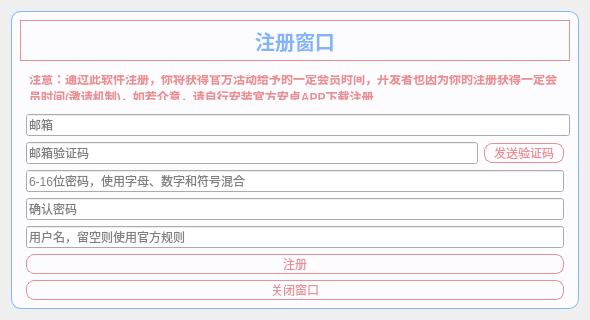
<?xml version="1.0" encoding="UTF-8"?>
<ui version="4.0">
 <class>Register_Form</class>
 <widget class="QWidget" name="Register_Form">
  <property name="geometry">
   <rect>
    <x>0</x>
    <y>0</y>
    <width>590</width>
    <height>309</height>
   </rect>
  </property>
  <property name="windowTitle">
   <string>注册账号</string>
  </property>
  <layout class="QGridLayout" name="gridLayout">
   <item row="0" column="0">
    <widget class="QWidget" name="widget" native="true">
     <property name="styleSheet">
      <string notr="true">#widget {
    background-color:  rgb(252,252,255);
border:1px solid rgb(131,179,249);
    border-radius: 10px;
}</string>
     </property>
     <layout class="QGridLayout" name="gridLayout_2">
      <item row="6" column="1" colspan="2">
       <widget class="QLineEdit" name="name_lineEdit">
        <property name="placeholderText">
         <string>用户名，留空则使用官方规则</string>
        </property>
       </widget>
      </item>
      <item row="7" column="1" colspan="2">
       <widget class="QPushButton" name="register_Button">
        <property name="styleSheet">
         <string notr="true">QPushButton:!hover{
		border:1px solid rgb(234,144,146);
	color: rgb(234,144,146);
	font: 75 9pt &quot;微软雅黑&quot;;
border-radius:8px;
	
}

QPushButton:hover{

	border:1px solid rgb(234,144,146);
	background-color:#faefef;
	color: rgb(234,144,146);
	font: 75 8pt &quot;微软雅黑&quot;;
border-radius:8px;

}</string>
        </property>
        <property name="text">
         <string>注册</string>
        </property>
       </widget>
      </item>
      <item row="4" column="1" colspan="2">
       <widget class="QLineEdit" name="password_lineEdit">
        <property name="placeholderText">
         <string>6-16位密码，使用字母、数字和符号混合</string>
        </property>
       </widget>
      </item>
      <item row="3" column="1">
       <widget class="QLineEdit" name="code_lineEdit">
        <property name="placeholderText">
         <string>邮箱验证码</string>
        </property>
       </widget>
      </item>
      <item row="3" column="2">
       <widget class="QPushButton" name="sendcode_Button">
        <property name="minimumSize">
         <size>
          <width>80</width>
          <height>0</height>
         </size>
        </property>
        <property name="styleSheet">
         <string notr="true">QPushButton:!hover{
		border:1px solid rgb(234,144,146);
	color: rgb(234,144,146);
	font: 75 8pt &quot;微软雅黑&quot;;
border-radius:8px;
	
}

QPushButton:hover{

	border:1px solid rgb(234,144,146);
	background-color:#faefef;
	color: rgb(234,144,146);
	font: 75 8pt &quot;微软雅黑&quot;;
border-radius:8px;

}</string>
        </property>
        <property name="text">
         <string>发送验证码</string>
        </property>
       </widget>
      </item>
      <item row="2" column="1" colspan="3">
       <widget class="QLineEdit" name="email_lineEdit">
        <property name="placeholderText">
         <string>邮箱</string>
        </property>
       </widget>
      </item>
      <item row="8" column="1" colspan="2">
       <widget class="QPushButton" name="closeButton">
        <property name="styleSheet">
         <string notr="true">QPushButton:!hover{
		border:1px solid rgb(234,144,146);
	color: rgb(234,144,146);
	font: 75 9pt &quot;微软雅黑&quot;;
border-radius:8px;
	
}

QPushButton:hover{

	border:1px solid rgb(234,144,146);
	background-color:#faefef;
	color: rgb(234,144,146);
	font: 75 8pt &quot;微软雅黑&quot;;
border-radius:8px;

}</string>
        </property>
        <property name="text">
         <string>关闭窗口</string>
        </property>
       </widget>
      </item>
      <item row="0" column="0" colspan="4">
       <widget class="QLabel" name="label">
        <property name="font">
         <font>
          <pointsize>15</pointsize>
          <weight>75</weight>
          <italic>false</italic>
          <bold>true</bold>
         </font>
        </property>
        <property name="styleSheet">
         <string notr="true">QLabel{
	color: rgb(131,179,249);
font: '新宋体';
font-weight:bold;
padding-top:8px;
padding-bottom:8px;
border:1px solid rgb(234,144,146);
}
</string>
        </property>
        <property name="text">
         <string>注册窗口</string>
        </property>
        <property name="alignment">
         <set>Qt::AlignCenter</set>
        </property>
       </widget>
      </item>
      <item row="5" column="1" colspan="2">
       <widget class="QLineEdit" name="agian_lineEdit">
        <property name="placeholderText">
         <string>确认密码</string>
        </property>
       </widget>
      </item>
      <item row="1" column="1" colspan="2">
       <widget class="QLabel" name="label_2">
        <property name="styleSheet">
         <string notr="true">QLabel{
	color:rgb(234,144,146);
font: '新宋体';
font-weight:bold;
padding-top:8px;
padding-bottom:8px;
}
</string>
        </property>
        <property name="text">
         <string>注意：通过此软件注册，你将获得官方活动给予的一定会员时间，开发者也因为你的注册获得一定会员时间(邀请机制)，如若介意，请自行安装官方安卓APP下载注册</string>
        </property>
        <property name="wordWrap">
         <bool>true</bool>
        </property>
       </widget>
      </item>
     </layout>
    </widget>
   </item>
  </layout>
 </widget>
 <tabstops>
  <tabstop>email_lineEdit</tabstop>
  <tabstop>code_lineEdit</tabstop>
  <tabstop>password_lineEdit</tabstop>
  <tabstop>agian_lineEdit</tabstop>
  <tabstop>name_lineEdit</tabstop>
  <tabstop>register_Button</tabstop>
  <tabstop>closeButton</tabstop>
  <tabstop>sendcode_Button</tabstop>
 </tabstops>
 <resources/>
 <connections/>
</ui>
